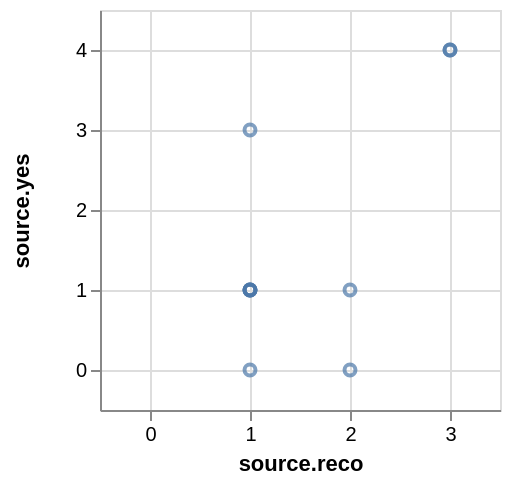

Vega-Lite specification for this chart:
### Vega specification from a JSON file in a GitHub repository (floating-point values rounded to 4 significant figures)
{"$schema": "https://vega.github.io/schema/vega/v4.json", "autosize": "pad", "padding": 5, "width": 200, "height": 200, "style": "cell", "data": [{"name": "source_0", "values": {"hits": {"hits": [{"source": {"reco": 2, "yes": 1}}, {"source": {"reco": 3, "yes": 4}}, {"source": {"reco": 2, "yes": 0}}, {"source": {"reco": 1, "yes": 3}}, {"source": {"reco": 3, "yes": 4}}, {"source": {"reco": 1, "yes": 1}}, {"source": {"reco": 1, "yes": 1}}, {"source": {"reco": 1, "yes": 1}}, {"source": {"reco": 1, "yes": 0}}, {"source": {"reco": 1, "yes": 1}}]}}, "format": {"property": "hits.hits"}}, {"name": "data_0", "source": "source_0", "transform": [{"type": "formula", "expr": "datum[\"source\"] && datum[\"source\"][\"reco\"]", "as": "source.reco"}, {"type": "formula", "expr": "datum[\"source\"] && datum[\"source\"][\"yes\"]", "as": "source.yes"}]}], "marks": [{"name": "marks", "type": "symbol", "style": ["point"], "from": {"data": "data_0"}, "encode": {"update": {"opacity": {"value": 0.7}, "fill": [{"test": "datum[\"source.reco\"] === null || isNaN(datum[\"source.reco\"]) || datum[\"source.yes\"] === null || isNaN(datum[\"source.yes\"])", "value": null}, {"value": "transparent"}], "stroke": [{"test": "datum[\"source.reco\"] === null || isNaN(datum[\"source.reco\"]) || datum[\"source.yes\"] === null || isNaN(datum[\"source.yes\"])", "value": null}, {"value": "#4c78a8"}], "tooltip": {"signal": "{\"source.reco\": format(datum[\"source.reco\"], \"\"), \"source.yes\": format(datum[\"source.yes\"], \"\")}"}, "x": {"scale": "x", "field": "source\\.reco"}, "y": {"scale": "y", "field": "source\\.yes"}}}}], "scales": [{"name": "x", "type": "linear", "domain": {"data": "data_0", "field": "source\\.reco"}, "range": [0, {"signal": "width"}], "nice": true, "zero": true, "padding": 5}, {"name": "y", "type": "linear", "domain": {"data": "data_0", "field": "source\\.yes"}, "range": [{"signal": "height"}, 0], "nice": true, "zero": true, "padding": 5}], "axes": [{"scale": "x", "orient": "bottom", "grid": false, "title": "source.reco", "labelFlush": true, "labelOverlap": true, "tickCount": {"signal": "ceil(width/40)"}, "zindex": 1}, {"scale": "x", "orient": "bottom", "gridScale": "y", "grid": true, "tickCount": {"signal": "ceil(width/40)"}, "domain": false, "labels": false, "maxExtent": 0, "minExtent": 0, "ticks": false, "zindex": 0}, {"scale": "y", "orient": "left", "grid": false, "title": "source.yes", "labelOverlap": true, "tickCount": {"signal": "ceil(height/40)"}, "zindex": 1}, {"scale": "y", "orient": "left", "gridScale": "x", "grid": true, "tickCount": {"signal": "ceil(height/40)"}, "domain": false, "labels": false, "maxExtent": 0, "minExtent": 0, "ticks": false, "zindex": 0}], "config": {"axisY": {"minExtent": 30}}}
